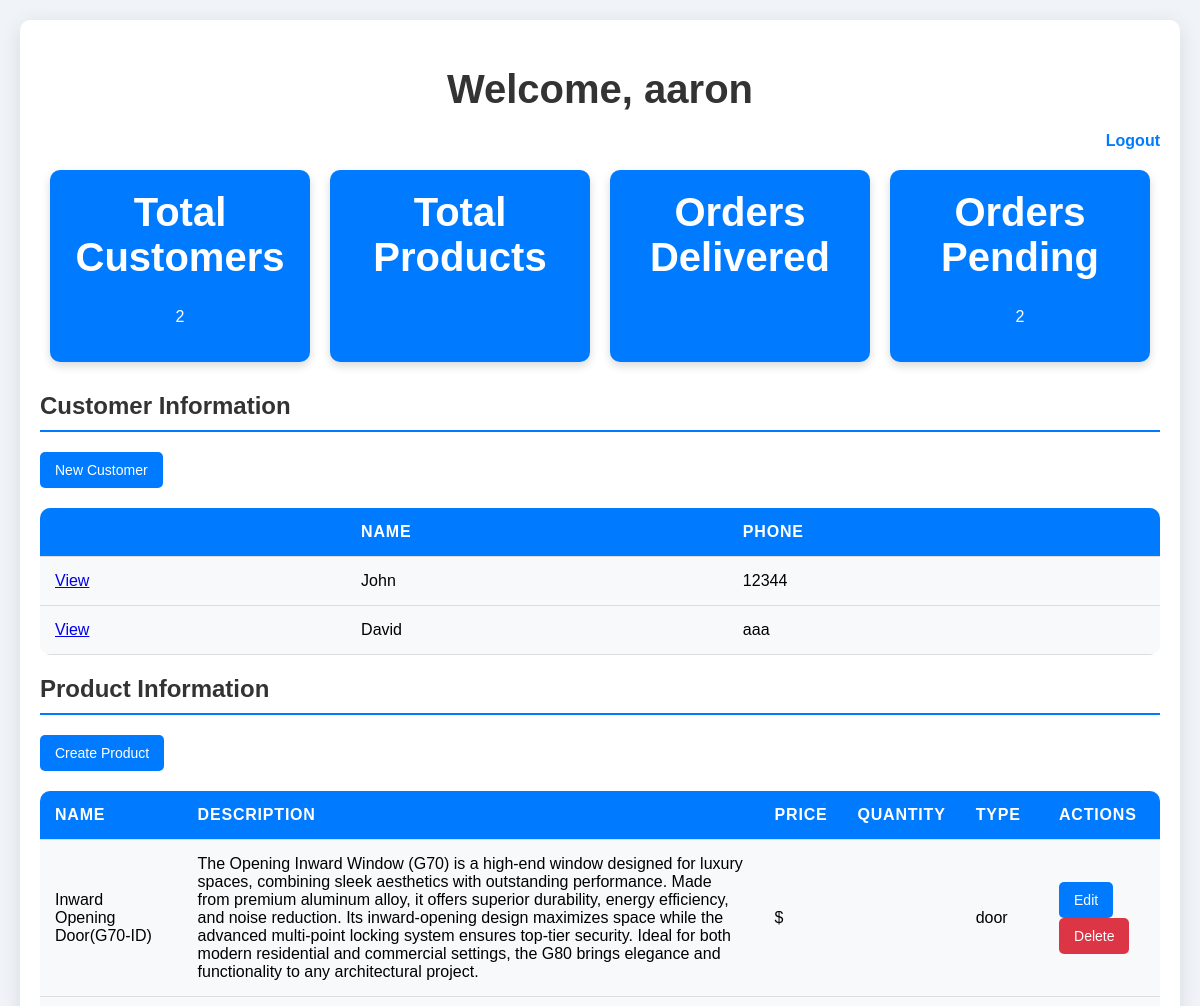
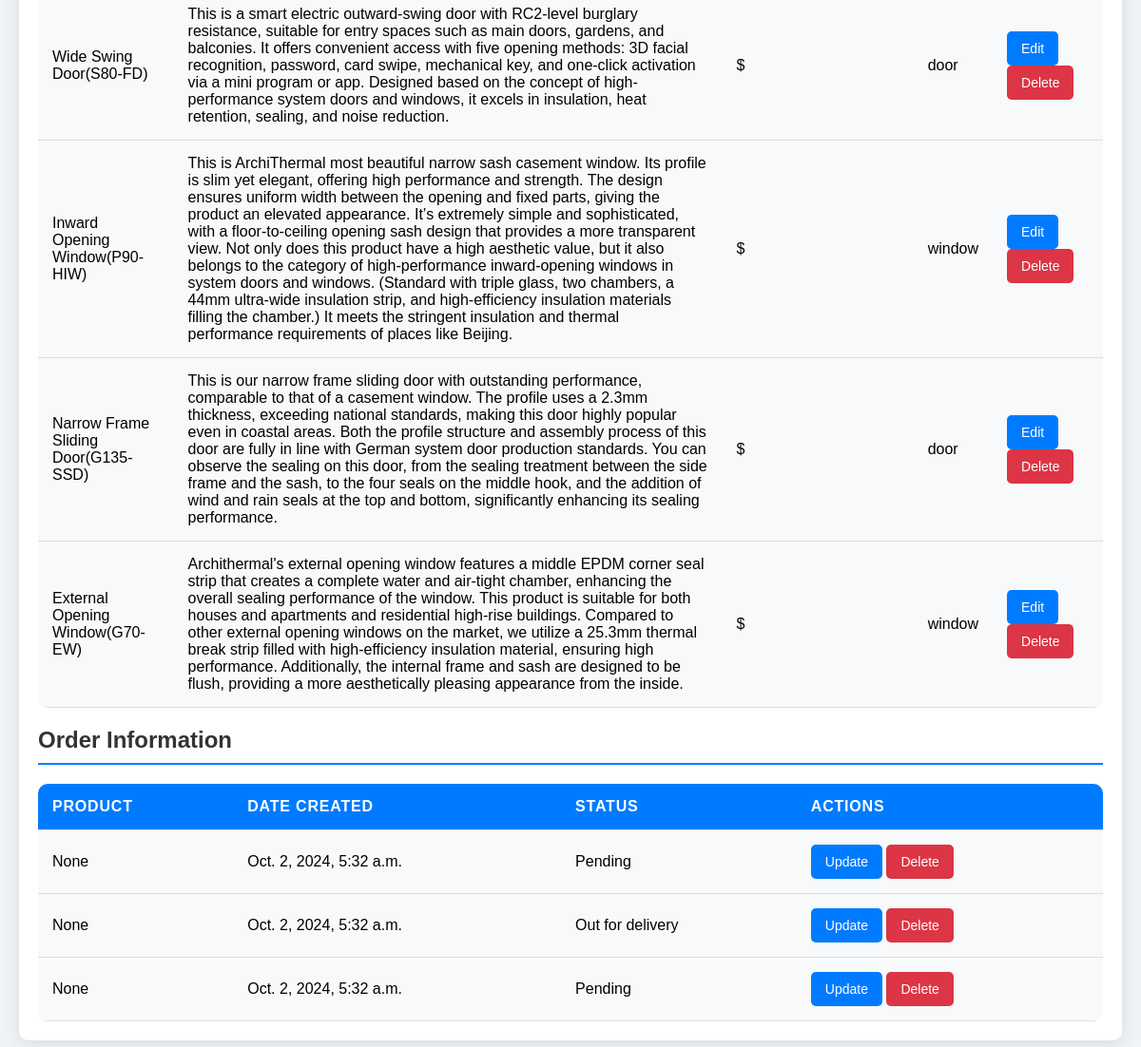
The page /dashboard/ (signed in) on the database its author committed (2 pictures, top to bottom).
### windows/models.py (models this page shows, shortened)
class Customer(models.Model):
    name = models.CharField(max_length=200, null=True)
    phone = models.CharField(max_length=200, null=True)
    email = models.EmailField(max_length=200, null=True)
    date_created = models.DateTimeField(auto_now_add=True,null=True)

class Product(models.Model):
    PRODUCT_TYPE_CHOICES = [
        ('window', 'Window'),
        ('door', 'Door'),
        ('window_door_installation','Window Door Installation'),
        ('curtain_walling','Curtain Walling'),
        ('office_fit_out','Office Fit Out'),
    ]
    name = models.CharField(max_length=100, help_text="Name of the product")
    description = models.TextField(help_text="Description of the product")
    image = models.ImageField(upload_to='products/', help_text="Upload an image of the product")
    product_type = models.CharField(max_length=100, choices=PRODUCT_TYPE_CHOICES, help_text="Specify if it is a window or door")
    is_available = models.BooleanField(default=True, help_text="Product availability status")

class Order(models.Model):
    STATUS = (
        ('Pending','Pending'),
        ('Out for delivery','Out for delivery'),
        ('Delivered','Delivered'),
    )
    customer = models.ForeignKey(Customer,null=True, on_delete=models.SET_NULL)
    product = models.ForeignKey(Product,null=True, on_delete=models.SET_NULL)
    date_created = models.DateTimeField(auto_now_add=True)
    status=models.CharField(max_length=200, null=True,choices=STATUS)

### windows/views.py (the view)
# urls.py: path('dashboard/',admin_dashboard, name='dashboard'),
@login_required(login_url='login')
def admin_dashboard(request):
    products = Product.objects.all()
    quote_requests = QuoteRequest.objects.all()
    contacts = Contact.objects.all()
    orders = Order.objects.all()
    customers = Customer.objects.all()
    total_customers = customers.count()
    total_orders = orders.count()
    delivered= orders.filter(status='Delivered').count()
    pending= orders.filter(status='Pending').count()
    context = {
        'products': products,
        'quote_requests': quote_requests,
        'contacts': contacts,
        'customers':customers,
        'orders':orders,
        'total_customers':total_customers,
        'total_orders':total_orders,
        'delieverd':delivered,
        'pending':pending,
    }
    return render(request, 'windows/dashboard.html', context)

### windows/context_processors.py (called while the page is built)
def products_context(request):
    products = Product.objects.all()  # Fetch all products
    products_by_type = defaultdict(list)
    for product in products:
        products_by_type[product.product_type].append(product)
    return {
        'products_by_type': products_by_type,
    }

### windows/templates/windows/dashboard.html (shortened to what this page needs)
{% load static %}
<!DOCTYPE html>
<html lang="en">
<head>
    <link rel="stylesheet" href="https://cdnjs.cloudflare.com/ajax/libs/font-awesome/6.0.0-beta3/css/all.min.css">
</head>
<body>
    <div class="container">
        <h1>Welcome, {{ request.user.username }}</h1>
        <div class="logout">
            <a href="{% url 'logout' %}">Logout</a>
        </div>
        <section class="stats">
            <div class="stat-box">
                <h2>Total Customers</h2>
                <p>{{ total_customers }}</p>
            </div>
            <div class="stat-box">
                <h2>Total Products</h2>
            </div>
            <div class="stat-box">
                <h2>Orders Delivered</h2>
            </div>
            <div class="stat-box">
                <h2>Orders Pending</h2>
                <p>{{ pending }}</p>
            </div>
        </section>
        <section>
            <h2>Customer Information</h2>
            <a href="{% url 'create-customer' %}" class="button blue-button">New Customer</a>
            <table>
                <thead>
                    <tr>
                        <th></th>
                        <th>Name</th>
                        <th>Phone</th>
                    </tr>
                </thead>
                <tbody>
                    {% for customer in customers %}
                    <tr>
                        <td><a href="{% url 'customer_page' customer.pk %}">View</a></td>
                        <td>{{ customer.name }}</td>
                        <td>{{ customer.phone }}</td>
                    </tr>
                    {% empty %}
                    <tr>
                        <td colspan="3" class="no-data">No customers available.</td>
                    </tr>
                    {% endfor %}
                </tbody>
            </table>
        </section>
        <section>
            <h2>Product Information</h2>
            <a href="{% url 'product_create' %}" class="button blue-button">Create Product</a>
            <table>
                <thead>
                    <tr>
                        <th>Name</th>
                        <th>Description</th>
                        <th>Price</th>
                        <th>Quantity</th>
                        <th>Type</th>
                        <th>Actions</th>
                    </tr>
                </thead>
                <tbody>
                    {% for product in products %}
                    <tr>
                        <td>{{ product.name }}</td>
                        <td>{{ product.description }}</td>
                        <td>${{ product.price }}</td>
                        <td>{{ product.quantity }}</td>
                        <td>{{ product.product_type }}</td>
                        <td class="action-buttons">
                            <a href="{% url 'product_update' product.id %}" class="button blue-button">Edit</a>
                            <a href="{% url 'product_delete' product.id %}" class="button" style="background-color: #dc3545;">Delete</a>
                        </td>
                    </tr>
                    {% empty %}
                    <tr>
                        <td colspan="6" class="no-data">No products available.</td>
                    </tr>
                    {% endfor %}
                </tbody>
            </table>
        </section>
        <section>
            <h2>Order Information</h2>
            <table>
                <thead>
                    <tr>
                        <th>Product</th>
                        <th>Date Created</th>
                        <th>Status</th>
                        <th>Actions</th>
                    </tr>
                </thead>
                <tbody>
                    {% for order in orders %}
                    <tr>
                        <td>{{ order.product }}</td>
                        <td>{{ order.date_created }}</td>
                        <td>{{ order.status }}</td>
                        <td>
                            <a href="{% url 'update-order' order.pk %}" class="button blue-button">Update</a>
                            <a href="{% url 'delete-order' order.pk %}" class="button" style="background-color: #dc3545;">Delete</a>
                        </td>
                    </tr>
                    {% empty %}
                    <tr>
                        <td colspan="4" class="no-data">No orders available.</td>
                    </tr>
                    {% endfor %}
                </tbody>
            </table>
        </section>
    </div>
</body>
</html>

### windows/templates/windows/dashboard.html (style rules this page uses)
body { font-family: 'Arial', sans-serif; background-color: #f0f4f8; margin: 0; padding: 20px; }
.container { max-width: 1200px; margin: 0 auto; padding: 20px; background: #ffffff; border-radius: 10px; box-shadow: 0 4px 20px rgba(0, 0, 0, 0.1); }
h1 { text-align: center; color: #333; margin-bottom: 20px; font-size: 2.5em; font-weight: bold; }
.logout { text-align: right; margin-bottom: 20px; }
.logout a { text-decoration: none; color: #007BFF; font-weight: bold; transition: color 0.3s; }
.stats { display: flex; justify-content: space-between; margin-bottom: 30px; }
.stat-box { background: #007BFF; color: #fff; border-radius: 10px; padding: 20px; flex: 1; margin: 0 10px; text-align: center; box-shadow: 0 4px 10px rgba(0, 0, 0, 0.15); transition: transform 0.3s; }
.stat-box h2 { margin: 0; font-size: 2.5em; color: white; }
section { margin-top: 20px; }
h2 { color: #333; border-bottom: 2px solid #007BFF; padding-bottom: 10px; }
table { width: 100%; border-collapse: collapse; margin-top: 20px; background: #f8f9fa; border-radius: 10px; overflow: hidden; }
th, td { padding: 15px; text-align: left; border-bottom: 1px solid #ddd; }
th { background-color: #007BFF; color: white; text-transform: uppercase; letter-spacing: 0.05em; }
.button { color: white; border: none; padding: 10px 15px; text-align: center; text-decoration: none; display: inline-block; font-size: 14px; border-radius: 5px; cursor: pointer; transition: background-color 0.3s; }
.blue-button { background-color: #007BFF; color: white; }
.action-buttons a { margin-right: 10px; }

### rows shown on the page
Customer: name "John", phone "12344"
Customer: name "David", phone "aaa"
Product: name "Inward Opening Door(G70-ID)", description "The Opening Inward Window (G70) is a high-end window designed for luxury spaces, combining sleek aesthetics with outstanding performance. Made from premium aluminum alloy, it offers superior durability, energy efficiency, and noise reduction. Its inward-opening design maximizes space while the advanced multi-point locking system ensures top-tier security. Ideal for both modern residential and commercial settings, the G80 brings elegance and functionality to any architectural project.", product_type "door"
Product: name "Wide Swing Door(S80-FD)", description "This is a smart electric outward-swing door with RC2-level burglary resistance, suitable for entry spaces such as main doors, gardens, and balconies. It offers convenient access with five opening methods: 3D facial recognition, password, card swipe, mechanical key, and one-click activation via a mini program or app. Designed based on the concept of high-performance system doors and windows, it excels in insulation, heat retention, sealing, and noise reduction.", product_type "door"
Product: name "Inward Opening Window(P90-HIW)", description "This is ArchiThermal most beautiful narrow sash casement window. Its profile is slim yet elegant, offering high performance and strength. The design ensures uniform width between the opening and fixed parts, giving the product an elevated appearance. It’s extremely simple and sophisticated, with a floor-to-ceiling opening sash design that provides a more transparent view. Not only does this product have a high aesthetic value, but it also belongs to the category of high-performance inward-opening windows in system doors and windows. (Standard with triple glass, two chambers, a 44mm ultra-wide insulation strip, and high-efficiency insulation materials filling the chamber.) It meets the…", product_type "window"
Product: name "Narrow Frame Sliding Door(G135-SSD)", description "This is our narrow frame sliding door with outstanding performance, comparable to that of a casement window. The profile uses a 2.3mm thickness, exceeding national standards, making this door highly popular even in coastal areas. Both the profile structure and assembly process of this door are fully in line with German system door production standards. You can observe the sealing on this door, from the sealing treatment between the side frame and the sash, to the four seals on the middle hook, and the addition of wind and rain seals at the top and bottom, significantly enhancing its sealing performance.", product_type "door"
Product: name "External Opening Window(G70-EW)", description "Archithermal's external opening window features a middle EPDM corner seal strip that creates a complete water and air-tight chamber, enhancing the overall sealing performance of the window. This product is suitable for both houses and apartments and residential high-rise buildings. Compared to other external opening windows on the market, we utilize a 25.3mm thermal break strip filled with high-efficiency insulation material, ensuring high performance. Additionally, the internal frame and sash are designed to be flush, providing a more aesthetically pleasing appearance from the inside.", product_type "window"
Order: product "None", date_created "Oct. 2, 2024, 5:32 a.m.", status "Pending"
Order: product "None", date_created "Oct. 2, 2024, 5:32 a.m.", status "Out for delivery"
Order: product "None", date_created "Oct. 2, 2024, 5:32 a.m.", status "Pending"

### other values the page prints
{{ request.user.username }} "aaron"
{{ total_customers }} "2"
{{ pending }} "2"
